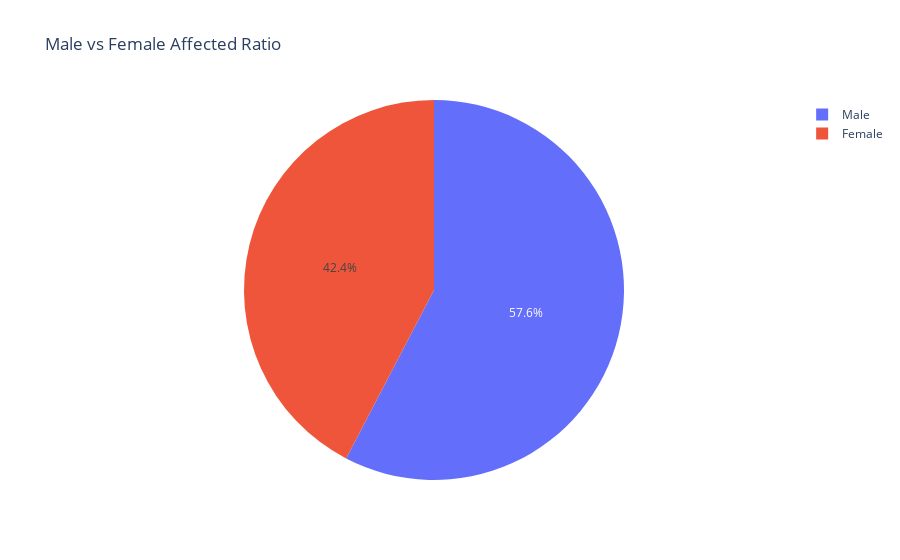

The notebook cell this image was saved under:
### Code cell
fig = pe.pie(covid19, values = [covid19['gender'].value_counts()[0], covid19['gender'].value_counts()[1]], names = ['Male', 'Female'], title = 'Male vs Female Affected Ratio')
fig.show()

### Figure 1 — Plotly figure (JSON) as saved in the notebook; plotly's stock layout.template omitted (floating-point values rounded to 4 significant figures)
{"data": [{"domain": {"x": [0, 1], "y": [0, 1]}, "hoverlabel": {"namelength": 0}, "hovertemplate": "label=%{label}<br>value=%{value}", "labels": ["Male", "Female"], "legendgroup": "", "name": "", "showlegend": true, "type": "pie", "values": [520, 382]}], "layout": {"legend": {"tracegroupgap": 0}, "title": {"text": "Male vs Female Affected Ratio"}}}
